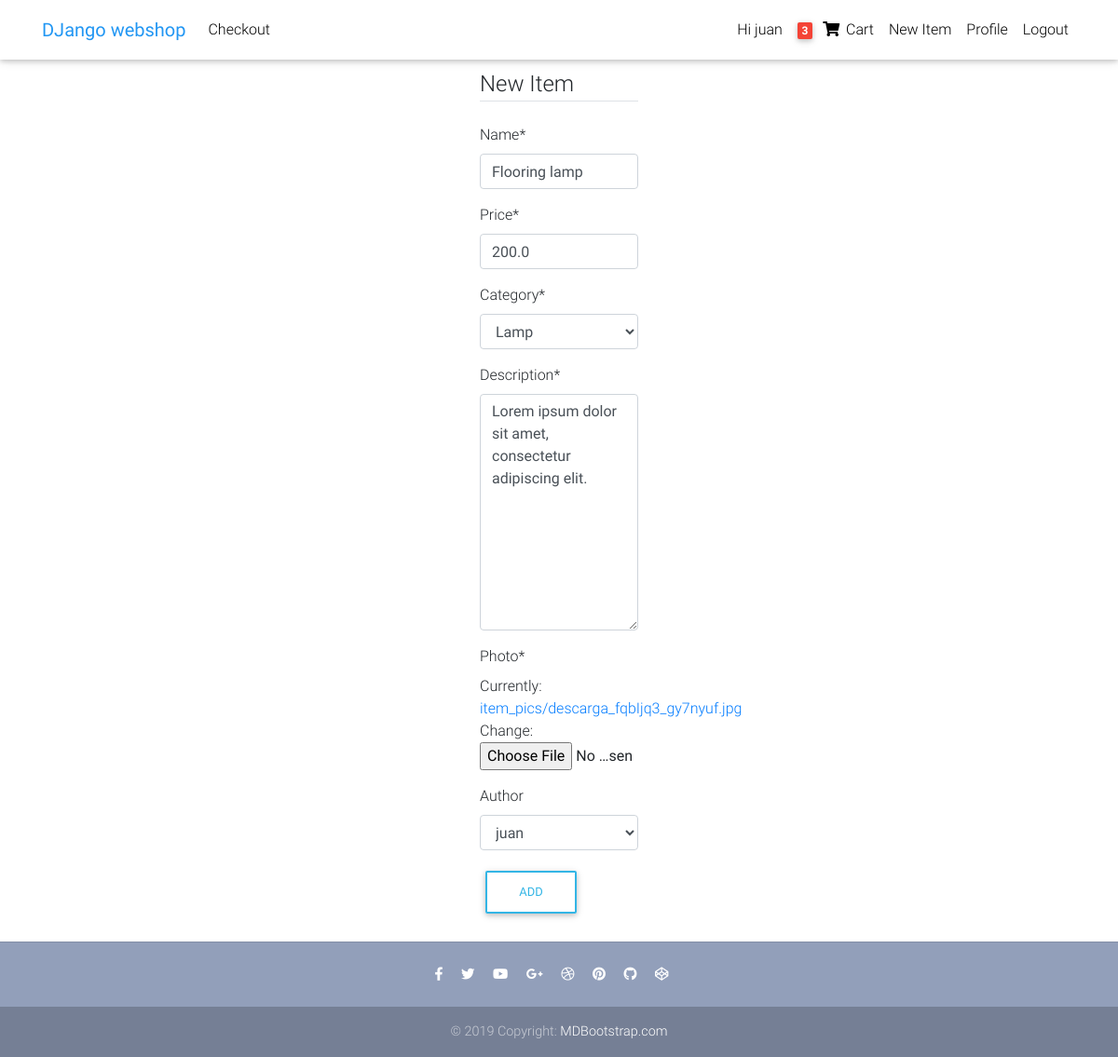
Screenshot of /webShop/item/4/update/ (signed in) with the database file from the repository.
### webshop/models.py (models this page shows, shortened)
class Order(models.Model):
    user = models.ForeignKey(settings.AUTH_USER_MODEL, on_delete=models.CASCADE)
    items = models.ManyToManyField(OrderItem)
    start_date = models.DateTimeField(auto_now_add=True)
    ordered_date = models.DateTimeField()
    ordered = models.BooleanField(default=False)

class Item(models.Model):
    name = models.CharField(max_length=50)
    description = models.TextField(max_length=100)
    photo = models.ImageField(upload_to='item_pics', default='default.jpg', null=True)
    price = models.FloatField()
    discount_price = models.FloatField(blank=True, null=True)
    category = models.CharField(choices=CATEGORY_CHOISES, max_length=2)
    label = models.CharField(choices=LABEL_CHOISES, max_length=1)
    created_at = models.DateTimeField(default=datetime.now)
    author = models.ForeignKey(settings.AUTH_USER_MODEL, on_delete=models.CASCADE, blank=True, default ='juan')
    slug = models.SlugField()

### webshop/views.py (the view, shortened to what this page needs)
# urls.py: path('item/<int:pk>/update/', PostUpdateView.as_view(), name='item-update'),
class PostUpdateView(LoginRequiredMixin, UserPassesTestMixin, UpdateView):
	model = Item
	fields = ['name','price','category','description','photo','author']
	def test_func(self):
		item = self.get_object()
		if self.request.user == item.author:
			return True
		return False

### webshop/templatetags/cart_template_tags.py (called while the page is built)
@register.filter
def cart_item_count(user):
	if user.is_authenticated:
		qs = Order.objects.filter(user=user, ordered=False)
		if qs.exists():
			return qs[0].items.count()#*qs[0].items.quantity
	return 0

### webshop/templates/webshop/item_form.html (shortened to what this page needs)
{% extends "webshop/base2.html" %}
{% load crispy_forms_tags %}
{% block content %}
	<div class="container col-2">
		<div class="content-section">
			<form method="POST" enctype = "multipart/form-data">
				<fielset class="form-group">
					<legend class="border-bottom mb-4"> New Item</legend>
					{{form|crispy}}
				</fielset>
				<div class="form-group">
					<button class="btn btn-outline-info" type="submit"> Add</button>
				</div>
			</form>
		</div>
	</div>
{% endblock content %}

### webshop/templates/webshop/navbar.html (shortened to what this page needs)
{% load cart_template_tags %}
<nav class="navbar fixed-top navbar-expand-lg navbar-light white scrolling-navbar">
    <div class="container">
      <a class="navbar-brand waves-effect" href="/webShop/item_list/">
        <strong class="blue-text">DJango webshop</strong>
      </a>
      <div class="collapse navbar-collapse" id="navbarSupportedContent">
        <ul class="navbar-nav mr-auto">
         {% if request.user.is_authenticated %}
          <li class="nav-item">
             <a class="nav-link waves-effect" href="/webShop/checkout/">Checkout
            </a>
          </li>
          {% endif %}
        </ul>
        <ul class="navbar-nav nav-flex-icons">
          {% if request.user.is_authenticated %}
            <li class="nav-item">
              <a class="nav-link waves-effect" href="">
                <span class="clearfix d-none d-sm-inline-block"> Hi {{request.user.username}}</span>
              </a>
            </li>
            <li class="nav-item">
              <a href="{% url 'order-summary' %}" class="nav-link waves-effect">
                <span class="badge red z-depth-1 mr-1"> {{ request.user|cart_item_count }} </span>
                <i class="fas fa-shopping-cart"></i>
                <span class="clearfix d-none d-sm-inline-block"> Cart </span>
              </a>
            </li>
            {% if request.user.is_superuser %}
              <li class="nav-item">
                <a class="nav-link waves-effect" href="{% url 'item-create' %}">
                  <span class="clearfix d-none d-sm-inline-block"> New Item </span>
                </a>
              </li>
            {% endif %}
            <li class="nav-item">
              <a class="nav-link waves-effect" href="{% url 'profile' %}">
                <span class="clearfix d-none d-sm-inline-block"> Profile </span>
              </a>
            </li>
            <li class="nav-item">
              <a class="nav-link waves-effect" href="{% url 'logout' %}">
                <span class="clearfix d-none d-sm-inline-block"> Logout </span>
              </a>
            </li>
            {% endif %}
        </ul>
      </div>
    </div>
  </nav>

### webshop/templates/webshop/base2.html (style rules this page uses)
html, body, header, .carousel { height: 60vh; }

### rows the page displays
Item: name "Flooring lamp", price "200.0", category "Lamp", description "Lorem ipsum dolor sit amet, consectetur adipiscing elit.", author "juan"

### other values shown
{{ request.user.username }} "juan"
{{ request.user|cart_item_count }} "3"
